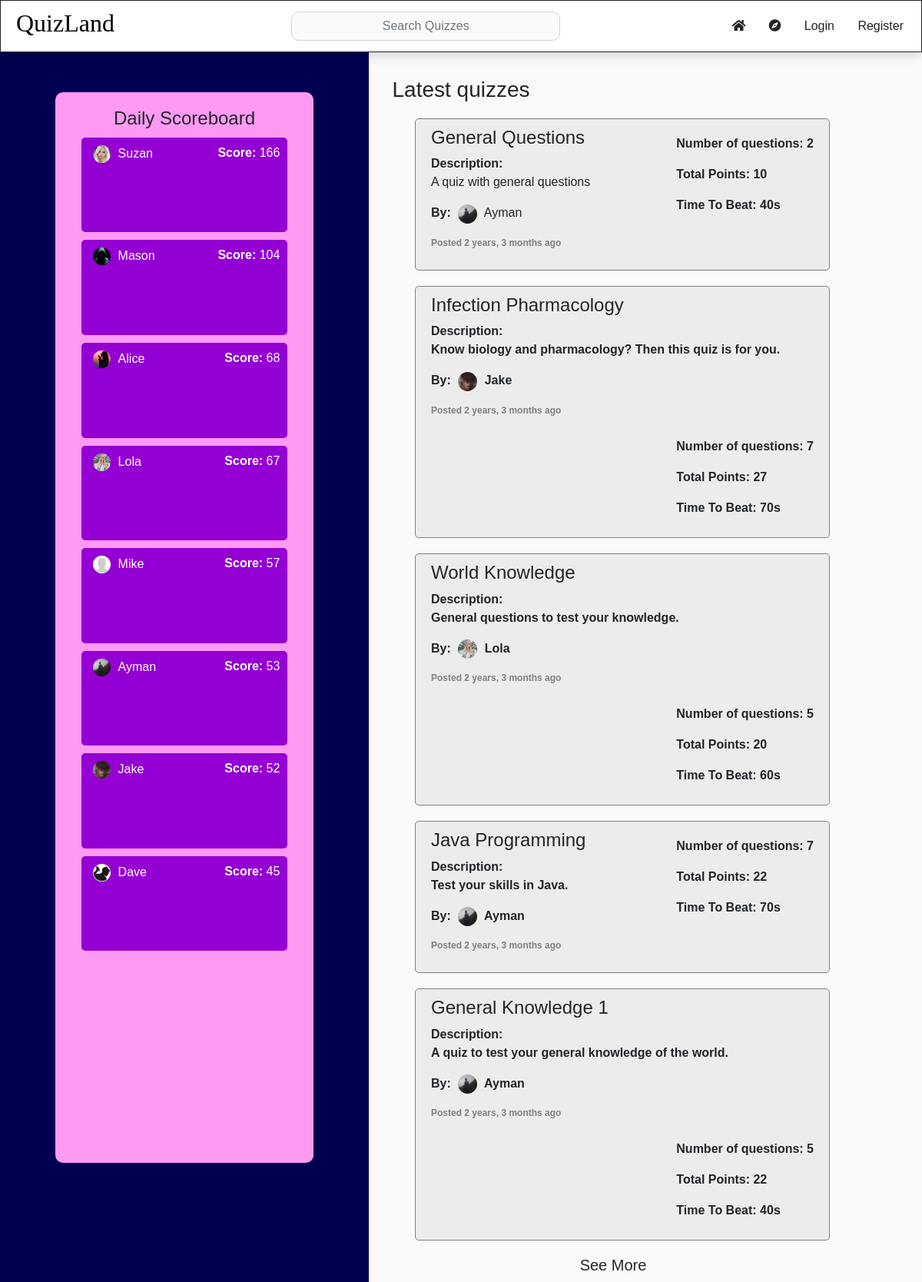
The page / on the database its author committed.
### quiz/models.py (models this page shows, shortened)
class profile (models.Model):
    owner = models.ForeignKey(User, on_delete=models.CASCADE, related_name="userprofile")
    points = models.IntegerField(default=0)
    quizzes_taken = models.IntegerField(default=0)
    followers = models.ManyToManyField(User, related_name="followed_profiles", blank=True)
    following = models.ManyToManyField(User, related_name="following_profiles", blank=True)

class User(AbstractUser):
    ppic = models.ImageField(upload_to='gallery', default="gallery/default.jpg", blank=True)

class quiz(models.Model):
    owner = models.ForeignKey(User, on_delete=models.CASCADE, related_name="quizzes")
    name = models.CharField(max_length=100)
    description = models.TextField(blank=True)
    totalpoints = models.IntegerField(default=0)
    n_ofquestions = models.IntegerField(default=0)
    date = models.DateTimeField(default=timezone.now)
    totaltime = models.IntegerField(default=0)
    def get_date(self):
        return humanize.naturaltime(self.date)

### quiz/views.py (the view)
# urls.py: path("", views.home, name="home"),
def home (request):
    if request.user.is_authenticated:
        thisuser = User.objects.get(username=request.user.username)
        userinfo = profile.objects.get(owner=thisuser)
    else:
        thisuser = User.objects.none()
        userinfo = profile.objects.none()
    allquizzes = quiz.objects.all()
    latestquizzes = allquizzes.order_by('-date')[:5]
    allusersprofiles = profile.objects.all()
    orderedprofiles = allusersprofiles.order_by('-points')[:8]
    return render (request, "homepage.html", {
        "thisuserinfo": userinfo,
        "thisuser": thisuser,
        "quizzes": latestquizzes,
        "scoreprofs": orderedprofiles,
    })

### quiz/templates/homepage.html
{% extends 'layout.html' %}
{% block body %}
<div class="sidescore">
    <div class="board">
        <h4>Daily Scoreboard</h4>
        {% for prof in scoreprofs %}
            <div class="player" onclick="location.href=`{% url 'profile' prof.owner.username %}`"">
                <h6 class="playername"><img class="scorepic" src="{{ prof.owner.ppic.url }}">{{ prof.owner.username }}</h6>
                <h6 class="score"><b>Score: </b> {{ prof.points }}</h6>
            </div>
        {% endfor %}
        </div>
</div>
<div class="main">
    <h3>Latest quizzes</h3>
    {% for quiz in quizzes %}
        <div class="quizcontainer" onclick="location.href='quiz/{{ quiz.name }}'">
            <div class="firstcol">
                <h4 class="quizname">{{quiz.name}}</h4>
                {% if quiz.description %}
                    <p class="quizdesc">
                        <b>Description:</b><br>
                        {{quiz.description}}
                    </p>
                {% endif %}
                <p class="quizby"><b>By: </b><img class="quizpic" src="{{ quiz.owner.ppic.url }}"> {{quiz.owner.username}}</p>
                <p class="quizdate"><b>Posted {{quiz.get_date}}</p>
            </div>
            <div class="seccol">
                <p class="quiznumber"><b>Number of questions: </b>{{quiz.n_ofquestions}}</p>
                <p class="quizpoints"><b>Total Points: </b>{{quiz.totalpoints}}</p>
                {% if quiz.totaltime > 0 %}
                    <p class="quizpoints"><b>Time To Beat:  </b> {{quiz.totaltime}}s</p>
                {% endif %}
            </div>
        </div>
    {% endfor %}
    <div class = "btnbottom">
        <button class="btn more" onclick="location.href = `{% url 'explore' %}`">See More</button>
    </div>
</div>
{% endblock %}

### quiz/static/homestyle.css (style rules this page uses)
body, html { font-family: 'Gill Sans', 'Gill Sans MT', Calibri, 'Trebuchet MS', sans-serif !important; height: 100%; }
.sidescore { height: 100%; width: 40%; position: fixed; z-index: 1; top: 0; left: 0; background-color: rgb(0, 0, 82); overflow-x: hidden; padding-top: 120px; }
.main { padding-top: 100px; }
.board { width: 70%; background-color: rgb(255, 154, 242); margin: auto; border-radius: 10px; padding-top: 20px; height: 90%; }
.quizcontainer { background-color: rgb(236, 236, 236); margin-top: 20px; margin-left: 45%; margin-right: 10%; border-radius: 5px; padding: 10px; text-align: left; padding-left: 20px; border: 0.5px gray solid; overflow: hidden }
.firstcol { float: left; }
.seccol { float: right; margin-top: 10px; margin-right: 10px; }
.btnbottom { margin-top: 10px; margin-bottom: 10px; justify-content: center; text-align: center; margin-left: 33%; }
.more { font-size: 20px !important; }
.quizpic { height: 25px; width: 25px; border-radius: 25px; margin-right: 5px; margin-left: 5px; }
.scorepic { height: 23px; width: 23px; border-radius: 23px; margin-right: 10px; margin-left: 5px; margin-bottom: 0px; }
.quizdate { color: gray; font-size: 12px; }
.player { background-color: darkviolet; color: white; width: 80%; height: 9%; margin: auto; padding: 10px; margin-top: 10px; border-radius: 5px; overflow: hidden; padding-bottom: 5px; }
.score { float: right; text-align: right; }
.playername { float: left; }

### quiz/static/profile.css (style rules this page uses)
img { object-fit: cover; }

### rows shown on the page
profile: owner.ppic (picture), owner.username "Suzan", points "166"
profile: owner.ppic (picture), owner.username "Mason", points "104"
profile: owner.ppic (picture), owner.username "Alice", points "68"
profile: owner.ppic (picture), owner.username "Lola", points "67"
profile: owner.ppic (placeholder picture), owner.username "Mike", points "57"
profile: owner.ppic (picture), owner.username "Ayman", points "53"
profile: owner.ppic (picture), owner.username "Jake", points "52"
profile: owner.ppic (picture), owner.username "Dave", points "45"
quiz: name "General Questions", description "A quiz with general questions", owner.ppic (picture), owner.username "Ayman", get_date "2 years, 3 months ago", n_ofquestions "2", totalpoints "10", totaltime "40"
quiz: name "Infection Pharmacology", description "Know biology and pharmacology? Then this quiz is for you.", owner.ppic (picture), owner.username "Jake", get_date "2 years, 3 months ago", n_ofquestions "7", totalpoints "27", totaltime "70"
quiz: name "World Knowledge", description "General questions to test your knowledge.", owner.ppic (picture), owner.username "Lola", get_date "2 years, 3 months ago", n_ofquestions "5", totalpoints "20", totaltime "60"
quiz: name "Java Programming", description "Test your skills in Java.", owner.ppic (picture), owner.username "Ayman", get_date "2 years, 3 months ago", n_ofquestions "7", totalpoints "22", totaltime "70"
quiz: name "General Knowledge 1", description "A quiz to test your general knowledge of the world.", owner.ppic (picture), owner.username "Ayman", get_date "2 years, 3 months ago", n_ofquestions "5", totalpoints "22", totaltime "40"
